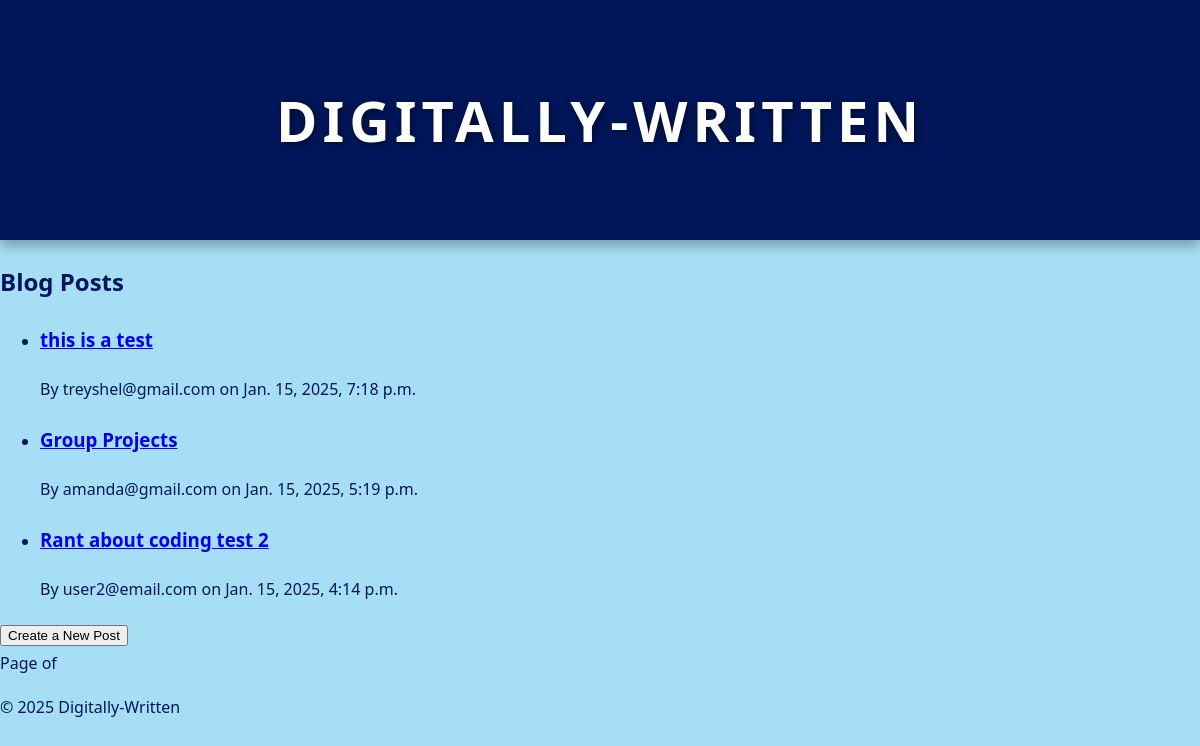
Page /post/ on the committed database.
### app/models.py (models this page shows, shortened)
class Post(models.Model):
    title = models.CharField(max_length=200)
    content = models.TextField()
    author = models.ForeignKey(User, on_delete=models.CASCADE)
    created_at = models.DateTimeField(auto_now_add=True)
    updated_at = models.DateTimeField(auto_now=True)

### app/views.py (the view)
# urls.py: path('post/', app.views.post_list, name='post_list'),
def post_list(request):
    posts = Post.objects.all().order_by('-created_at')
    return render(request, 'post_list.html', {'posts': posts})

### app/templates/post_list.html (shortened to what this page needs)
{% extends 'base.html' %}
{% block content %}
    <h2>Blog Posts</h2>
    <ul>
        {% for post in posts %}
            <li>
                <h3><a href="{% url 'post_detail' post.pk %}">{{ post.title }}</a></h3>
                <p>By {{ post.author }} on {{ post.created_at }}</p>
            </li>
        {% endfor %}
    </ul>
    <div>
        <a href="{% url 'create_post' %}">
            <button>Create a New Post</button>
        </a>
    </div>
    <div class="pagination">
        <span>Page {{ posts.number }} of {{ posts.paginator.num_pages }}</span>
    </div>
{% endblock %}

### app/static/styles.css (style rules this page uses)
body { font-family: 'Segoe UI', Tahoma, Geneva, Verdana, sans-serif; background-color: #A6DFF5; color: #00165A; margin: 0; padding: 0; line-height: 1.8; }

### rows in the picture
Post: title "this is a test", author "treyshel@gmail.com", created_at "Jan. 15, 2025, 7:18 p.m."
Post: title "Group Projects", author "amanda@gmail.com", created_at "Jan. 15, 2025, 5:19 p.m."
Post: title "Rant about coding test 2", author "user2@email.com", created_at "Jan. 15, 2025, 4:14 p.m."
